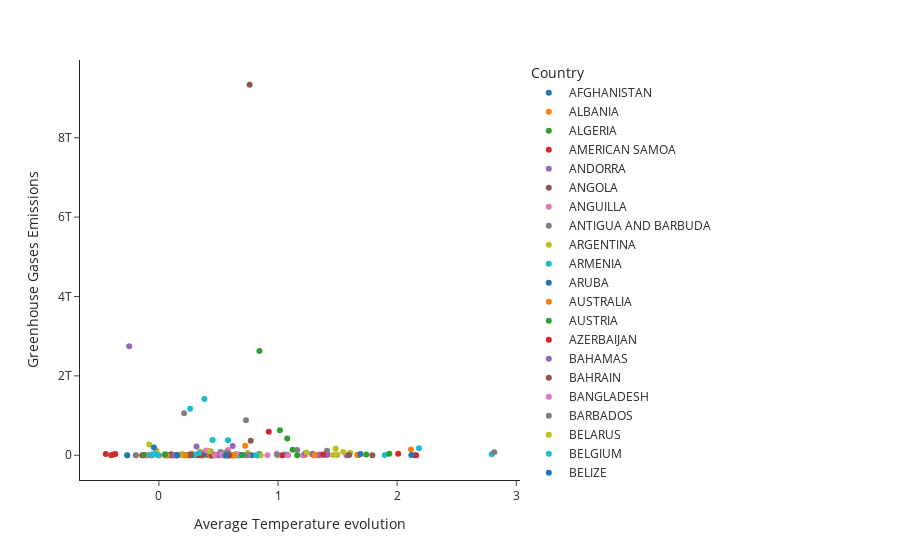

The code cell stored with this chart in its notebook:
### Code cell
fig = px.scatter(df, x="temp_diff", y="GHG", color="Country", trendline="ols", template="simple_white",
                labels={
                     "temp_diff": "Average Temperature evolution",
                     "GHG": "Greenhouse Gases Emissions"

                 },)
fig.show()
